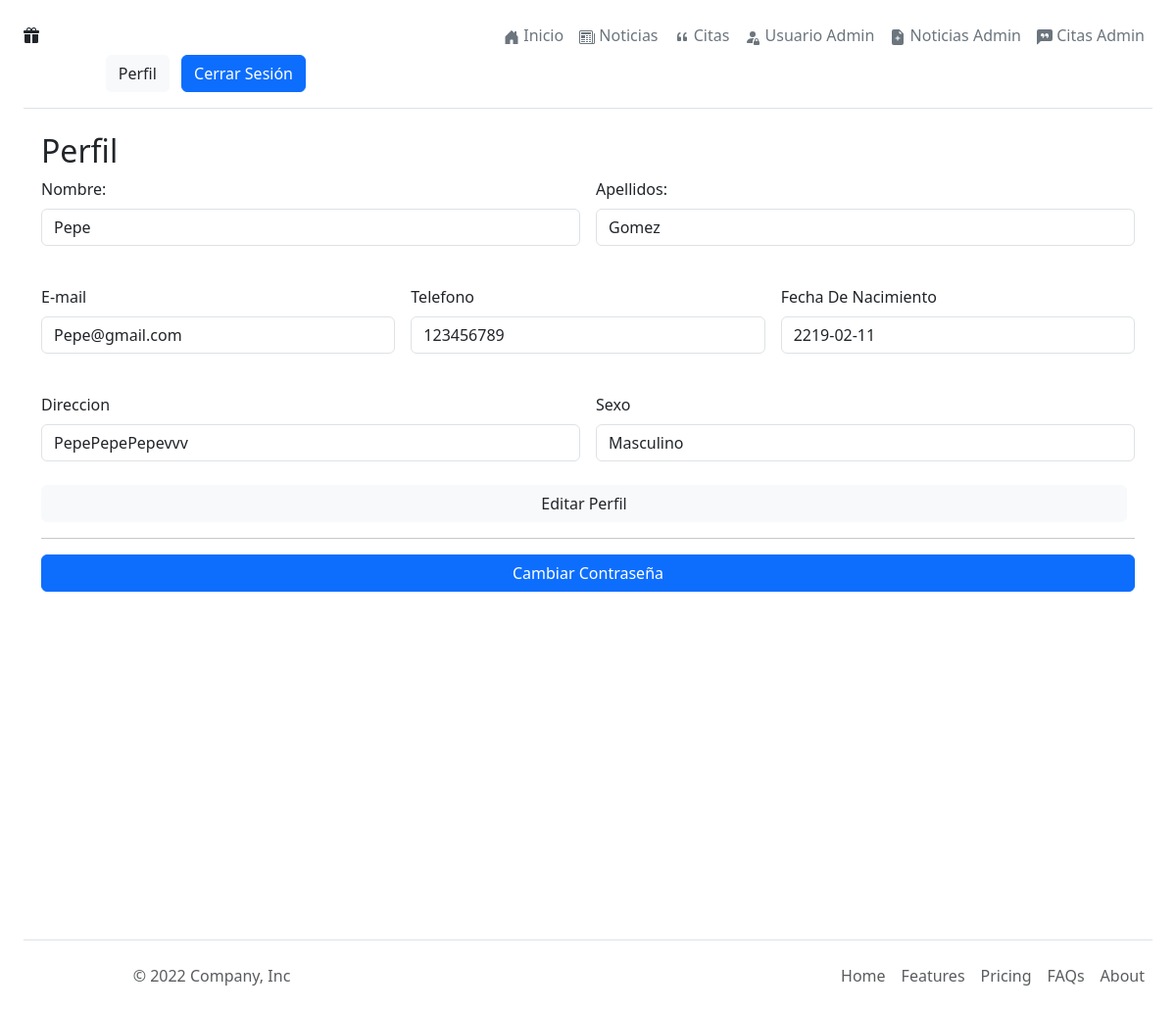
Screenshot of /index.php?controller=perfil&action=index (signed in) with the database file from the repository.
### tables this page shows
CREATE TABLE `users_data` (
  `idUser` int(11) NOT NULL,
  `nombre` varchar(255) NOT NULL,
  `apellidos` varchar(255) NOT NULL,
  `email` varchar(255) NOT NULL,
  `telefono` varchar(20) NOT NULL,
  `fecha_nacimiento` date NOT NULL,
  `direccion` text DEFAULT NULL,
  `sexo` enum('Masculino','Femenino','Otro') NOT NULL
);

### controllers/PerfilController.php (called while the page is built, shortened)
<?php
require_once 'models/UserDataModel.php';
class PerfilController
{
    public function index()
    {
        $userDataModel = new UserDataModel();
        $usuario = $userDataModel->obtenerUsuarioById($_SESSION['usuario']['idUser']);
        include_once 'views/perfil.php';
    }
}

### models/UserDataModel.php (called while the page is built, shortened)
<?php
require_once 'config.php';
class UserDataModel
{
    private $pdo;
    public function __construct()
    {
        global $pdo;
        $this->pdo = $pdo;
    }
    public function obtenerUsuarioById($id)
    {
        try {
            $query = "SELECT * FROM users_data WHERE idUser = :id";
            $statement = $this->pdo->prepare($query);
            $statement->execute(array(':id' => $id));
            return $statement->fetch(PDO::FETCH_ASSOC);
        } catch (PDOException $e) {
            $this->handleDatabaseError("Error al obtener usuario por ID", $e);
            return false;
        }
    }
}

### views/perfil.php (the view, shortened to what this page needs)
<!DOCTYPE html>
<html lang="es">
<head>
    <link rel="stylesheet" href="css/styles.css">
    <link href="https://cdn.jsdelivr.net/npm/bootstrap@5.3.3/dist/css/bootstrap.min.css" rel="stylesheet">
</head>
<?php include_once './Includes/header.php'; ?>
<div class="container">
    <h2>Perfil</h2>
    <div class="infoPerfil row g-3">
        <div class="col-md-6">
            <label class="form-label">Nombre:</label>
            <input type="text" class="form-control" value="<?php echo $usuario['nombre']; ?>" readonly><br>
        </div>
        <div class="col-md-6">
            <label class="form-label">Apellidos:</label>
            <input type="text" class="form-control" value="<?php echo $usuario['apellidos']; ?>" readonly><br>
        </div>
        <div class="col-md-4">
            <label class="form-label">E-mail</label>
            <input type="text" class="form-control" value="<?php echo $usuario['email']; ?>" readonly><br>
        </div>
        <div class="col-md-4">
            <label class="form-label">Telefono</label>
            <input type="text" class="form-control" value="<?php echo $usuario['telefono']; ?>" readonly><br>
        </div>
        <div class="col-md-4">
            <label class="form-label">Fecha De Nacimiento</label>
            <input type="text" class="form-control" value="<?php echo $usuario['fecha_nacimiento']; ?>" readonly><br>
        </div>
        <div class="col-md-6">
            <label class="form-label">Direccion</label>
            <input type="text" class="form-control" value="<?php echo $usuario['direccion']; ?>" readonly><br>
        </div>
        <div class="col-md-6">
            <label class="form-label">Sexo</label>
            <input type="text" class="form-control" value="<?php echo $usuario['sexo']; ?>" readonly><br>
        </div>
    </div>
    <a href="index.php?controller=perfil&action=editar" class="btn btn-light text-dark me-2">Editar Perfil</a>
    <hr>
    <button type="button" class="btn btn-primary" data-bs-toggle="modal" data-bs-target="#exampleModal">
        Cambiar Contraseña
    </button>
</div>
<?php include_once './Includes/footer.php'; ?>
</body>
</html>

### css/styles.css (style rules this page uses)
body, html { height: 100%; margin: 0; }
.container { display: flex; flex-direction: column; min-height: 100vh; }

### rows the page displays
users_data: nombre "Pepe", apellidos "Gomez", email "Pepe@gmail.com", telefono "123456789", fecha_nacimiento "2219-02-11", direccion "PepePepePepevvv", sexo "Masculino"
